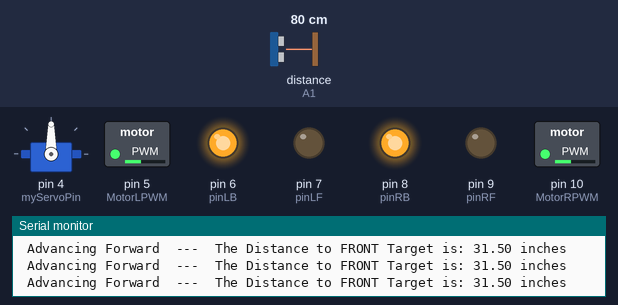
This sketch was run on a simulated Arduino Uno, built with avr-gcc and run on an emulated ATmega328P. Shown: servo, switched loads named in the sketch (green lamp = pin HIGH), output pins drawn as LEDs (lit = HIGH), the last lines printed to the serial monitor. Wiring (inferred from the names in the program): ultrasonic range finder: trigger A0; echo A1. Dashed ring = blinking. The inputs (shaded band) are chosen by the test bench; at power-on: distance to the obstacle (sensor on A1) 80 cm. The echo pulse lasts 58.3 µs per cm; pins used as bus, display or sensor lines are not drawn.

Above: at 1.2 s.
1.3 s: distance to the obstacle (sensor on A1) set to 28 cm
4.3 s: distance to the obstacle (sensor on A1) set to 24 cm
At 6.1 s:
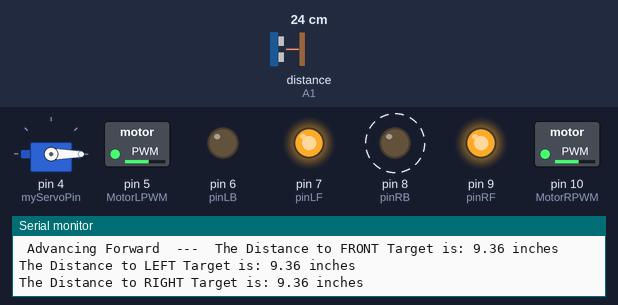
7.3 s: distance to the obstacle (sensor on A1) set to 4 cm
At 9.8 s:
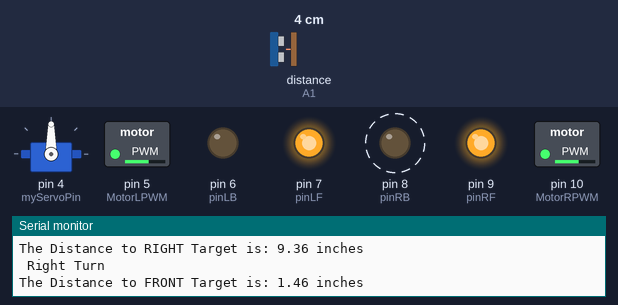
10.3 s: distance to the obstacle (sensor on A1) set to 6 cm
13.3 s: distance to the obstacle (sensor on A1) set to 9 cm
At 15.44 s:
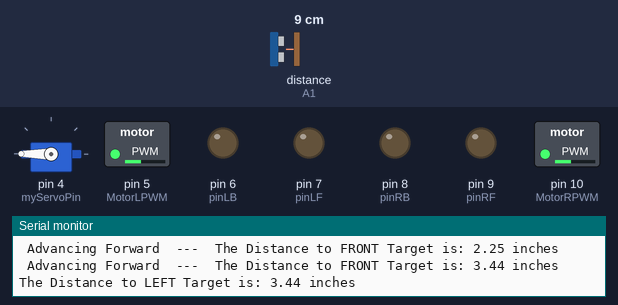
Timing chart, 0 to 17.3 s (numbered marks = the images above; inputs shaded):
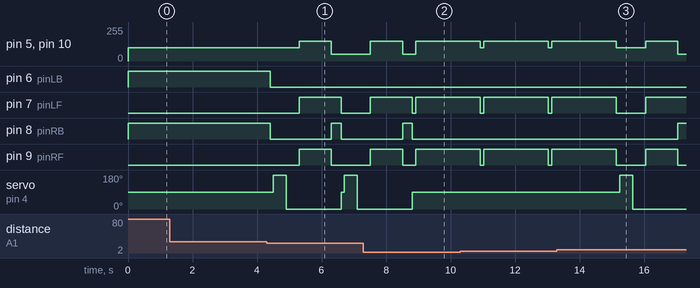

The sketch:

Arduino_Motor_Test.ino
```cpp
#include <Servo.h>

/*MY NOTES;  The analog inputs can also be used as digital pins: analog input A0 as digital pin 14 through analog input 5 as digital pin 19.


   Motor drive module                   Arduino UNO      Code Variable and pin Def
   IN1--------------------------------------A3-------------pinRF = 8
   IN2--------------------------------------A2-------------pinRB = 9
   IN3--------------------------------------A1-------------pinLF = 6
   IN4--------------------------------------A0-------------pinLB = 7

*/

//MOTOR VARIABLES
int pinLB=6;     // Define a motor pin for Left Motor on Pin 7
int pinLF=7;     // Define a motor pin for Left Motor on Pin 6

int pinRB=8;    // Define a 16 Pin which is Analog Pin A2 -
int pinRF=9;    // Define a 17 Pin which is Analog Pin A3 -

int MotorLPWM=5;  //Define a PWM to motor Enable Pin B on Pin 5
int MotorRPWM=10;  //Define a PWM to motor Enable Pin A on Pin 13

//ULTRASONIC VARIABLES

int inputPin = A1;      //Declare and initalize usbDistance to Pin A1
int outputPin = A0;     //Declare and initialize outputPin on Pin A0 - send high/low pulse to HS R04 rangefinder

float speedOfSound = 770.5;   //speed of sound in MPH
float pingTime = 0.0;  //create var for echo translation
float targetForwardDistance = 0.0;  //create var for echo translation
float targetLeftDistance = 0.0;  //create var for echo translation
float targetRightDistance = 0.0;  //create var for echo translation


//GLOBAL AND LOCAL VARIABLES

int fwdTargetDistance = 0;      // Go forward -- Advance
int rightTargetDistance = 0;      // Turn to the right
int leftTargetDistance = 0;      // Turn to the left
int carDirection = 0;   // After FWD = 8; BKW = 2; LHT = 4; RHT = 6

int delay_time = 250; // After the servo motor to the stability of the time
int min_dist = 3;     // this is 3 inches returned by the ultrasound reading...not three cm!

// bool collision = False;  //set while loop variable as 'collision'...loop forever until there is a collision.


int FWD = 8;         // go FORWARD
int RHT = 6;         // The right to
int LHT = 4;         // Turn left to
int BKW = 2;         // BACKWARD

//SERVO VARIABLES

int  myServoPin = 4;  //initalize the servo pin to 3
Servo myServo;        // Set up the myservo

void setup()
 {
  Serial.begin(9600);     // Initialize
  pinMode(pinLB,OUTPUT); // Define 7 pin for the output (PWM)
  pinMode(pinLF,OUTPUT); // Define 6 pin for the output (PWM)
  pinMode(pinRB,OUTPUT); // Define 11 pin for the output (PWM)
  pinMode(pinRF,OUTPUT); // Define 12 pin for the output (PWM)

  pinMode(MotorLPWM,  OUTPUT);  // Define 5 pin for PWM output
  pinMode(MotorRPWM,  OUTPUT);  // Define 13 pin for PWM output

  pinMode(inputPin, INPUT);    // Define the ultrasound enter pin
  pinMode(outputPin, OUTPUT);  // Define the ultrasound output pin

  myServo.attach(myServoPin);    // Define the servo motor output 3 pin(PWM)
 }
void advance(int a)     // go Forward
    {
     digitalWrite(pinRB,HIGH);   // ...
     digitalWrite(pinRF,LOW);    // ...
     analogWrite(MotorRPWM,100); //Set the output speed(PWM)
     digitalWrite(pinLB,HIGH);  //  ...
     digitalWrite(pinLF,LOW);   // ...
     analogWrite(MotorLPWM,100);//Set the output speed(PWM)
     delay(a * 1);
    }

void right(int b)        //right
    {
     digitalWrite(pinRB,LOW);
     digitalWrite(pinRF,HIGH);
     analogWrite(MotorRPWM,50);
     digitalWrite(pinLB,LOW);
     digitalWrite(pinLF,LOW);
     delay(b * 100);
    }
void left(int c)         //left
    {
     digitalWrite(pinRB,LOW);
     digitalWrite(pinRF,LOW);
     digitalWrite(pinLB,LOW);
     digitalWrite(pinLF,HIGH);
     analogWrite(MotorLPWM,50);
     delay(c * 100);
    }
void turnR(int d)        //right
    {
     digitalWrite(pinRB,HIGH);
     digitalWrite(pinRF,LOW);
     analogWrite(MotorRPWM,50);
     digitalWrite(pinLB,LOW);
     digitalWrite(pinLF,HIGH);
     analogWrite(MotorLPWM,50);
     delay(d * 50);
    }
void turnL(int e)        //left
    {
     digitalWrite(pinRB,LOW);
     digitalWrite(pinRF,HIGH);
     analogWrite(MotorRPWM,220);
     digitalWrite(pinLB,HIGH);
     digitalWrite(pinLF,LOW);
     analogWrite(MotorLPWM,220);
     delay(e * 50);
    }
void stopp(int f)         //stop
    {
     digitalWrite(pinRB,LOW);
     digitalWrite(pinRF,LOW);
     digitalWrite(pinLB,LOW);
     digitalWrite(pinLF,LOW);
     delay(f * 100);
    }
void back(int g)          //back
    {

     digitalWrite(pinRB,LOW);
     digitalWrite(pinRF,HIGH);
     analogWrite(MotorRPWM,150);
     digitalWrite(pinLB,LOW);
     digitalWrite(pinLF,HIGH);
     analogWrite(MotorLPWM,150);
     delay(g * 1000);
    }

void detection()        //Measuring three angles(5.92.170)
    {
      int delay_time = 400;   // After the servo motor to the stability of the time
      ask_pin_F();            // Read in front of the distance

     if(fwdTargetDistance >0 && fwdTargetDistance < min_dist)         // If the front distance less than 5 inches
      {
      stopp(1);               // Remove the output data
      back(2);                // Then back two milliseconds
      }

      if(fwdTargetDistance >= min_dist && fwdTargetDistance < 10)         // If the front distance 10 inches
      {
        stopp(1);               // Remove the output data
        ask_pin_L();            // Read the left distance
        delay(delay_time);      // Waiting for the servo motor is stable
        ask_pin_R();            // Read the right distance
        delay(delay_time);      //  Waiting for the servo motor is stable

        if(leftTargetDistance > rightTargetDistance)   //If the distance is greater than the right distance on the left
        {
         carDirection = LHT;      //Left Hand Turn = LHT
        }

        if(leftTargetDistance <= rightTargetDistance)   //If the distance is less than or equal to the distance on the right
        {
         carDirection = RHT;      //Right Hand Turn = RHT
        }

        if (leftTargetDistance < 2.5 && rightTargetDistance < 2.5 )   /*If the left front distance and distance and the right distance is less than 15 cm */
        {

         carDirection = BKW;      //BKW = Backwards
        }
      }
      else                      //If the front is not less than 25 cm (greater than)
      {
        carDirection = FWD;        //FWD = Go or Move forward
      }

    }
void ask_pin_F()   // Measure the distance ahead
        {

        myServo.write(90);   //Set myServo to the most forward looking position

        digitalWrite(outputPin, LOW);   //Set R04 sensor to low
        delayMicroseconds(2);           // Delay to settle lines
        digitalWrite(outputPin, HIGH);  //Send pulse
        delayMicroseconds(10);            //pulse enroute!
        digitalWrite(outputPin, LOW);    //stop pulse
        delayMicroseconds(20);  //settle down pulse with this pause

         pingTime = pulseIn(inputPin, HIGH);  //pingTime is presented in microceconds
         pingTime=pingTime/1000000; //convert pingTime to seconds by dividing by 1000000 (microseconds in a second)
         pingTime=pingTime/3600; //convert pingtime to hourse by dividing by 3600 (seconds in an hour)
         targetForwardDistance= speedOfSound * pingTime;  //This will be in miles, since speed of sound was miles per hour
         targetForwardDistance=targetForwardDistance/2; //Remember ping travels to target and back from target, so you must divide by 2 for actual target distance.
         targetForwardDistance= targetForwardDistance*63360;    //Convert miles to inches by multipling by 63360 (inches per mile)

         Serial.print("The Distance to FRONT Target is: ");
         Serial.print(targetForwardDistance);
         Serial.println(" inches");
         fwdTargetDistance = targetForwardDistance;

        }


 void ask_pin_L()   // Measure the distance on the left
    {
      myServo.write(180);

      digitalWrite(outputPin, LOW);   //Set R04 sensor to low
      delayMicroseconds(2);
      digitalWrite(outputPin, HIGH);  //Send pulse
      delayMicroseconds(10);
      digitalWrite(outputPin, LOW);
      delayMicroseconds(20);  //settle down pulse with this pause

      // pingTime = 0.;
      pingTime = pulseIn(inputPin, HIGH);  //pingTime is presented in microceconds
      //Serial.print("MINE: ");
      //Serial.print(pingTime, 10);
      //Serial.println();

      pingTime=pingTime/1000000.0; //convert pingTime to seconds by dividing by 1000000 (microseconds in a second)
      //Serial.print("pingTime div 1mil :");
      //Serial.print(pingTime, 10);
      //Serial.println();

      pingTime=pingTime/3600; //convert pingtime to hourse by dividing by 3600 (seconds in an hour)
      targetLeftDistance= speedOfSound * pingTime;  //This will be in miles, since speed of sound was miles per hour
      targetLeftDistance=targetLeftDistance/2; //Remember ping travels to target and back from target, so you must divide by 2 for actual target distance.
      targetLeftDistance= targetLeftDistance*63360;    //Convert miles to inches by multipling by 63360 (inches per mile)

      Serial.print("The Distance to LEFT Target is: ");
      Serial.print(targetLeftDistance);
      Serial.println(" inches");

      leftTargetDistance = targetLeftDistance;              // Will reading leftTargetDistance distance
    }
void ask_pin_R()   // Measure the distance on the right
    {
      myServo.write(0);

      digitalWrite(outputPin, LOW);   //Set R04 sensor to low
      delayMicroseconds(2);
      digitalWrite(outputPin, HIGH);  //Send pulse
      delayMicroseconds(10);
      digitalWrite(outputPin, LOW);
      delayMicroseconds(20);  //settle down pulse with this pause


      pingTime = pulseIn(inputPin, HIGH);  //pingTime is presented in microceconds
      pingTime=pingTime/1000000; //convert pingTime to seconds by dividing by 1000000 (microseconds in a second)
      pingTime=pingTime/3600; //convert pingtime to hourse by dividing by 3600 (seconds in an hour)
      targetRightDistance = speedOfSound * pingTime;  //This will be in miles, since speed of sound was miles per hour
      targetRightDistance = targetRightDistance/2; //Remember ping travels to target and back from target, so you must divide by 2 for actual target distance.
      targetRightDistance = targetRightDistance*63360;    //Convert miles to inches by multipling by 63360 (inches per mile)

      Serial.print("The Distance to RIGHT Target is: ");
      Serial.print(targetRightDistance);
      Serial.println(" inches");


      rightTargetDistance = targetRightDistance;
    }

void loop()
 {
    myServo.write(90);  /*Make the servo motor ready position Prepare the next measurement
    Serial.println("Starting Main Loop...");
    Serial.println("Set Servo to 90....");
    Serial.println("  executing detection function!");*/
    detection();        //Measuring Angle And determine which direction to go to

     if(carDirection == 2)  //If carDirection (direction) = 2 (back)
     {
       back(8);                    //  back
       turnL(2);                   //Move slightly to the left (to prevent stuck in dead end lane)
       Serial.println(" Reversing Direction ");   //According to the direction (reverse)
     }
     if(carDirection == 6)           //If carDirection (direction) = 6 (right)
     {
       back(1);
       turnR(6);                   // right
       Serial.println(" Right Turn ");    //According to the direction (Right)
     }
     if(carDirection == 4)          //If carDirection (direction) = 4 (left)
     {
       back(1);
       turnL(6);                  // left
       Serial.println(" Left Turn ");     //According to the direction (Left)
     }
     if(carDirection == 8)          //If carDirection (direction) = 8 (forward)
     {
      advance(1);                 // go
      Serial.print(" Advancing Forward ");  //According to the direction (Advance)
      Serial.print(" ---  ");
   }
 }
```

Measured:
- the behaviour switches between 26 and 25 cm on distance to the obstacle (sensor on A1) (found by bisection; images 0 and 1)
- the behaviour switches between 7 and 8 cm on distance to the obstacle (sensor on A1) (found by bisection; images 2 and 3)
- after the input at 4.3 s, pin 5 (MotorLPWM), pin 10 (MotorRPWM): 100/255 → 150/255 after 1.0 s, → 50/255 1.0 s later; pin 6 (pinLB): HIGH → LOW after 0.10 s; pin 7 (pinLF): LOW → HIGH after 1.0 s, → LOW 1.3 s later; pin 8 (pinRB): HIGH → LOW after 0.10 s, → HIGH 1.9 s later, → LOW 0.30 s later; pin 9 (pinRF): LOW → HIGH after 1.0 s, → LOW 1.0 s later
- after the input at 7.3 s, servo on pin 4 (myServoPin): goes on until 8.8 s, then stays 90°
- after the input at 13.3 s, pin 8 (pinRB): LOW → HIGH after 3.7 s; servo on pin 4 (myServoPin): 90° → 180° after 1.9 s, → 0° 0.40 s later
